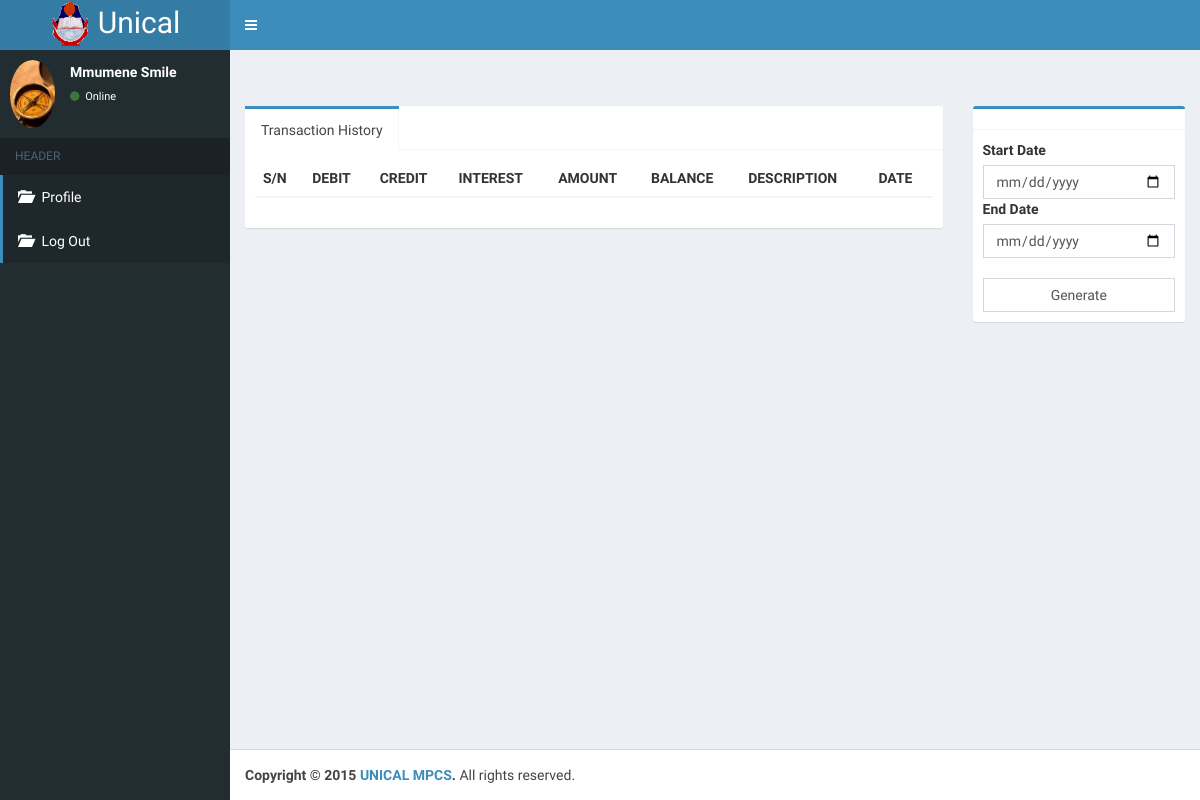
The page /index.php?page=dep_witd&id=SSA0276544 (signed in) on the database as committed earlier.
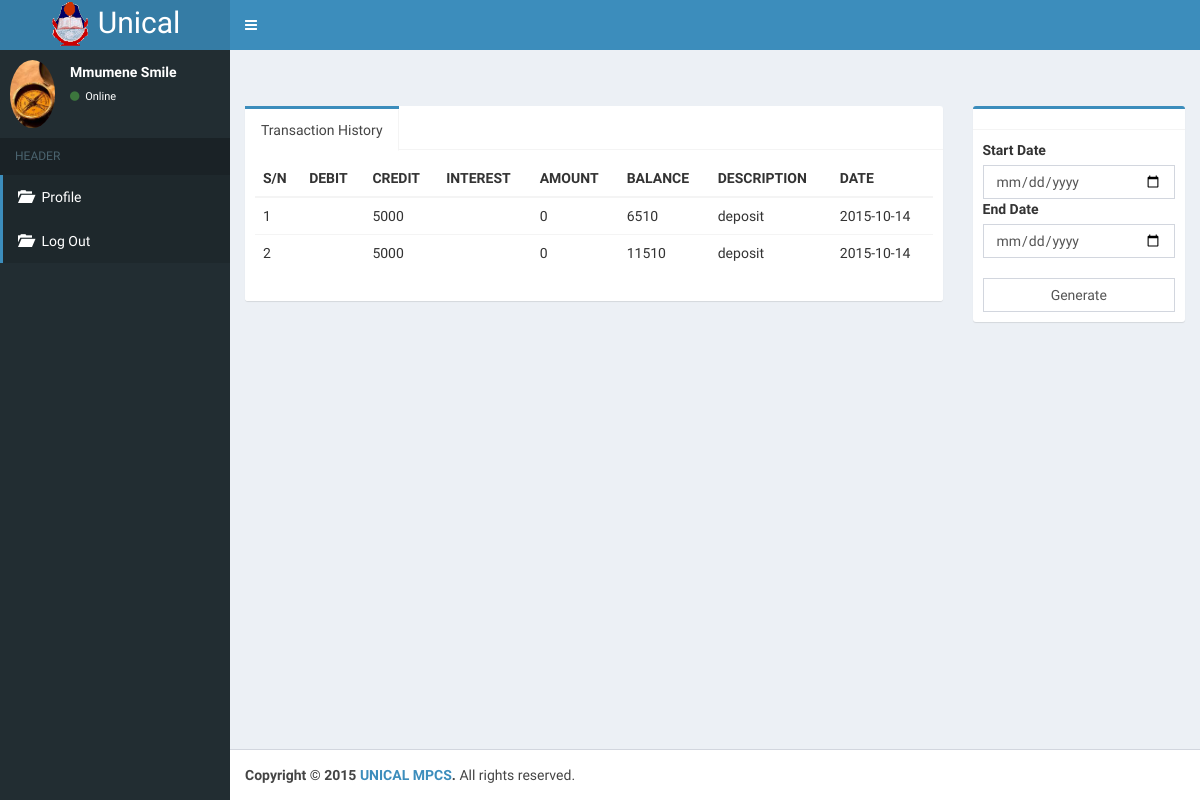
The same page on the database as committed later.
### tables this page shows
CREATE TABLE IF NOT EXISTS `transaction` (
`id` int(11) NOT NULL,
  `debit` int(11) DEFAULT NULL,
  `credit` int(11) DEFAULT NULL,
  `date` date NOT NULL,
  `amount` float NOT NULL,
  `emp_id` int(11) NOT NULL,
  `balance` float NOT NULL,
  `total_deduction` float DEFAULT NULL,
  `acct_no` varchar(124) NOT NULL,
  `interest_amount` float DEFAULT NULL,
  `description` varchar(124) DEFAULT NULL
);

### conf/db_connect.php (called while the page is built, shortened)
<?php
function query($string){
$rs = mysql_query($string) or die(mysql_error());
return $rs;
}
function db_pic($id){
  $result = query("SELECT img_url FROM customer WHERE id='$id'");
  $row = mysql_fetch_array($result);
  $img = $row['img_url'];
  return $img;
}
function name($id){
  $result = query("SELECT * FROM customer WHERE id='$id'");
  $row = mysql_fetch_array($result);
  $name = $row['surname'] ." " . $row['firstname'];
  return $name;
}
?>

### index.php (the view, shortened to what this page needs)
<!DOCTYPE html>
<?php
include('conf/db_connect.php');
$id =$_SESSION['id'];
?>
<html>
  <head>
    <link rel="stylesheet" href="bootstrap/css/bootstrap.min.css">
    <link rel="stylesheet" href="https://maxcdn.bootstrapcdn.com/font-awesome/4.4.0/css/font-awesome.min.css">
    <link rel="stylesheet" href="https://code.ionicframework.com/ionicons/2.0.1/css/ionicons.min.css">
    <link rel="stylesheet" href="dist/css/AdminLTE.min.css">
    <link rel="stylesheet" href="dist/css/skins/skin-blue.min.css">
  </head>
  <body class="hold-transition skin-blue sidebar-mini">
    <div class="wrapper">
      <header class="main-header">
        <a href="index.html" class="logo">
          <h2 style='margin:0px;'>
          <img src="dist/img/unical.png" height="50px">
          <span>Unical</span>
          </h2>
        </a>
        <nav class="navbar navbar-static-top" role="navigation">
          <a href="#" class="sidebar-toggle" data-toggle="offcanvas" role="button">
          </a>
        </nav>
      </header>
      <aside class="main-sidebar">
        <section class="sidebar">
          <div class="user-panel">
            <div class="pull-left image">
              <img src="dist/img/<?php echo db_pic($id); ?>" class="img-circle" alt="User Image">
            </div>
            <div class="pull-left info">
              <p><?php echo name($id); ?></p>
              <a href="#"><i class="fa fa-circle text-success"></i> Online</a>
            </div>
          </div>
          <ul class="sidebar-menu">
            <li class="header">HEADER</li>
            <li class="active"><a href="index.php"><i class="glyphicon glyphicon-folder-open"></i> <span>Profile</span></a></li>
            <li class="active"><a href="logout.php"><i class="glyphicon glyphicon-folder-open"></i> <span>Log Out</span></a></li>
          </ul>
        </section>
      </aside>
      <div class="content-wrapper">
        <section class="content-header">
          <h1>
          </h1>
                </section>
        <section class="content">
          <?php
      $page = '';
          if (!empty($_GET['page'])) {
          $page .= $_GET['page'] . '.php';
          include($page);
          }
      else{
      include('profile.php');
      }
      ?>
      <footer class="main-footer">
        <strong>Copyright &copy; 2015 <a href="#">UNICAL MPCS</a>.</strong> All rights reserved.
              </footer>
  </body>
</html>

### transaction_report.php (shortened to what this page needs)
<?php
$top = "
<table class=table id=tableentry>
<thead>
  <tr>
    <th>S/N</th>
    <th>DEBIT</th>
    <th>CREDIT</th>
    <th>INTEREST</th>
    <th>AMOUNT</th>
    <th>BALANCE</th>
    <th>DESCRIPTION</th>
    <th>DATE</th>
  </tr>
</thead>
<tbody>";
$body = ' ';
$id = $_GET['id'];
$result = query("SELECT * FROM transaction WHERE acct_no='$id'");
$i = 0;
while($row = mysql_fetch_array($result)){
  ++$i;
  $date1 = $row['date'];
  $debit = $row['debit'];
  $credit = $row['credit'];
  $bal = $row['balance'];
  $amount = $row['amount'];
  $desc = $row['description'];
  $interest = $row['interest_amount'];
  $body .= "<tr>
  <td>$i</td>
  <td>$debit</td>
  <td>$credit</td>
  <td>$interest</td>
  <td>$amount</td>
  <td>$bal</td>
  <td>$desc</td>
  <td>$date1</td>
  </tr>";
  }
  $end = "</tbody></table><input type=text id=hid value=$id hidden/>";
  $htm = $top . $body . $end;
   echo $htm;
   ?>

Rows that differ between the two databases and show on the page:
added transaction: credit "5000", amount "0", balance "6510", description "deposit", date "2015-10-14"
added transaction: credit "5000", amount "0", balance "11510", description "deposit", date "2015-10-14"
